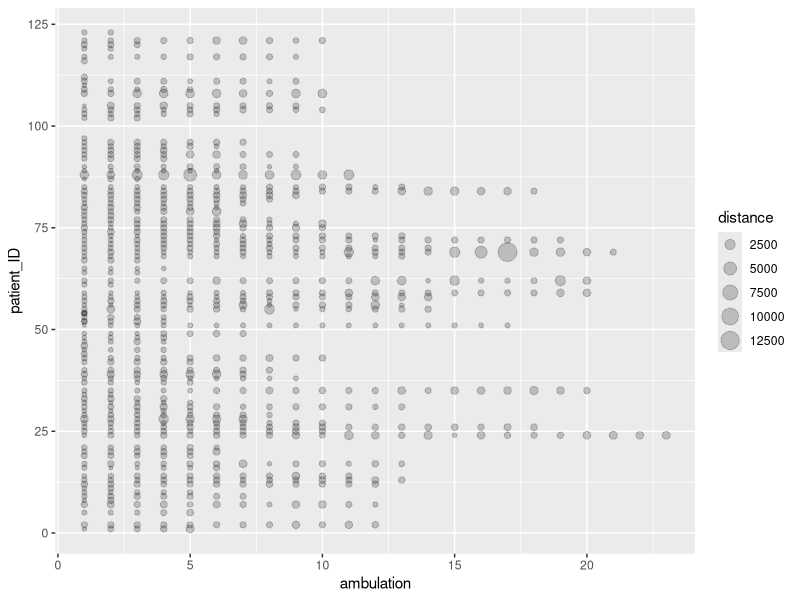

Here is the R script that generated this plot:
library(tidyverse)

df <- read.csv("data_files/historical_details.csv",
               header =TRUE)
df$patient_ID
ggplot(df, aes(x=ambulation, y=patient_ID, size=distance)) +
  geom_point(alpha=0.2)
